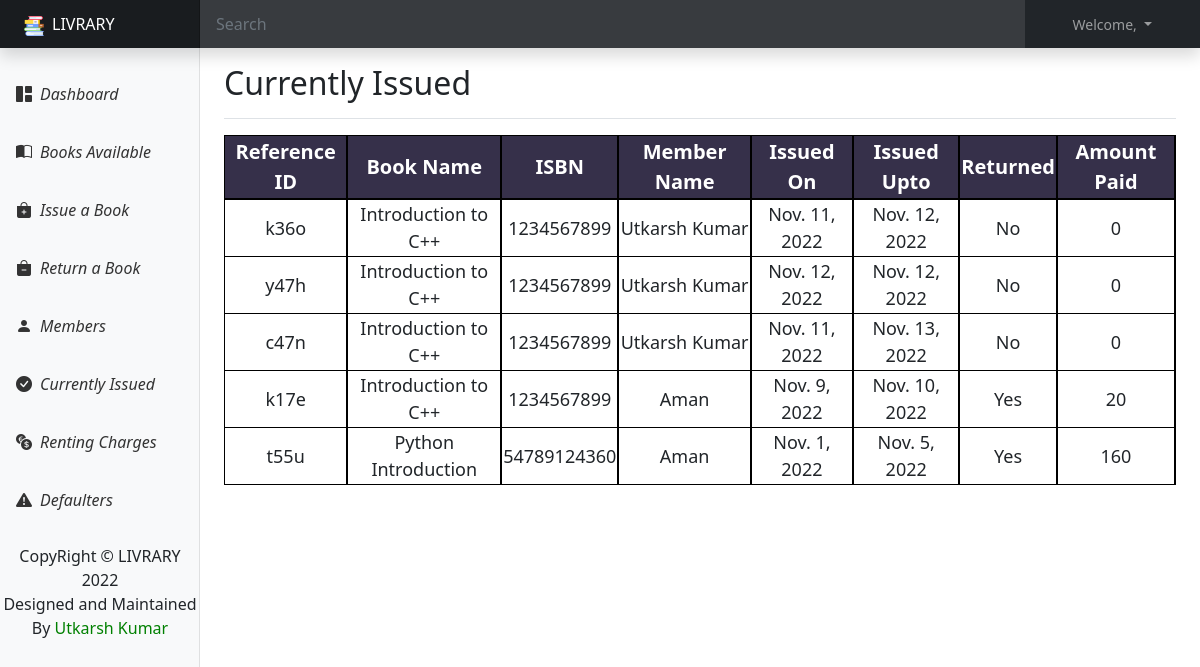
The app's page /current, older data.
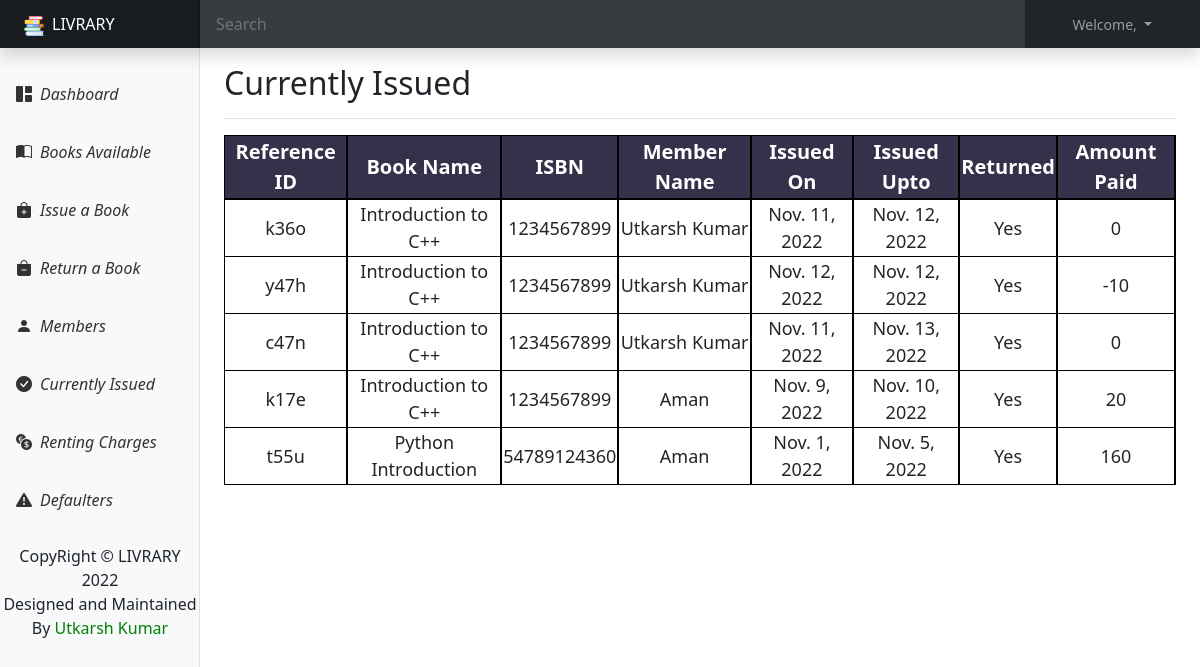
The same page, newer data.
### home/models.py (models this page shows, shortened)
class Issued(models.Model):
    ref = models.CharField(max_length=20)
    isbn = models.CharField(max_length=20)
    bookname = models.CharField(max_length=40)
    customername = models.CharField(max_length=40)
    from_date = models.DateField()
    to_date = models.DateField()
    charge = models.CharField(max_length=5)
    returned = models.BooleanField()
    charged = models.CharField(max_length=5, default='0')

### home/views.py (the view)
# urls.py: path("current",views.current, name="current"),
def current(request):
    context = {
        'data':list(Issued.objects.values())
    }
    return render(request, "current.html", context)

### templates/current.html (shortened to what this page needs)
{% extends 'base.html' %}
{% block body %}
<main class="col-md-9 ms-sm-auto col-lg-10 px-md-4">
    <div
        class="d-flex justify-content-between flex-wrap flex-md-nowrap align-items-center pt-3 pb-2 mb-3 border-bottom">
        <h1 class="h2">Currently Issued</h1>
    </div>
    <div>
        <table className="table datatable text-center" style="width: 100%; font-size: 20px; border: 1px solid black; border-radius: 20px !important; outline: none;">
            <thead style="border-bottom: 2px solid black; color: white; background-color: #36304a;">
                <tr class="text-center" style="width: inherit;">
                    <th style="border-right: 2px solid black;" scope="col">Reference ID</th>
                    <th style="border-right: 2px solid black;" scope="col">Book Name</th>
                    <th style="border-right: 2px solid black;" scope="col">ISBN</th>
                    <th style="border-right: 2px solid black;" scope="col">Member Name</th>
                    <th style="border-right: 2px solid black;" scope="col">Issued On</th>
                    <th style="border-right: 2px solid black;" scope="col">Issued Upto</th>
                    <th style="border-right: 2px solid black;" scope="col">Returned</th>
                    <th style="border-right: 2px solid black;" scope="col">Amount Paid</th>
                </tr>
            </thead>
            <tbody>
                {% for i in data %}
                <tr class="text-center" style="font-size: 18px;">
                    <td style=" border-bottom: 1px solid black; border-right: 2px solid black;">{{i.ref}}</td>
                    <td style=" border-bottom: 1px solid black; border-right: 2px solid black;">{{i.bookname}}</td>
                    <td style=" border-bottom: 1px solid black; border-right: 2px solid black;">{{i.isbn}}</td>
                    <td style=" border-bottom: 1px solid black; border-right: 2px solid black;">{{i.customername}}</td>
                    <td style=" border-bottom: 1px solid black; border-right: 2px solid black;">{{i.from_date}}</td>
                    <td style=" border-bottom: 1px solid black; border-right: 2px solid black;">{{i.to_date}}</td>
                    <td style=" border-bottom: 1px solid black; border-right: 2px solid black;">{% if i.returned == True %}Yes{% else %}No{% endif %}</td>
                    <td style=" border-bottom: 1px solid black; border-right: 2px solid black;">{{i.charged}}</td>
                </tr>
                {% endfor %}
            </tbody>
        </table>
    </div>
</main>
{% endblock body %}

Row changes from the older to the newer data that the page shows:
changed Issued (number 1 of 5 on the later page): returned "No" → "Yes"
changed Issued (number 2 of 5 on the later page): charged "0" → "-10"; returned "No" → "Yes"
changed Issued "Nov. 13, 2022": returned "No" → "Yes"
